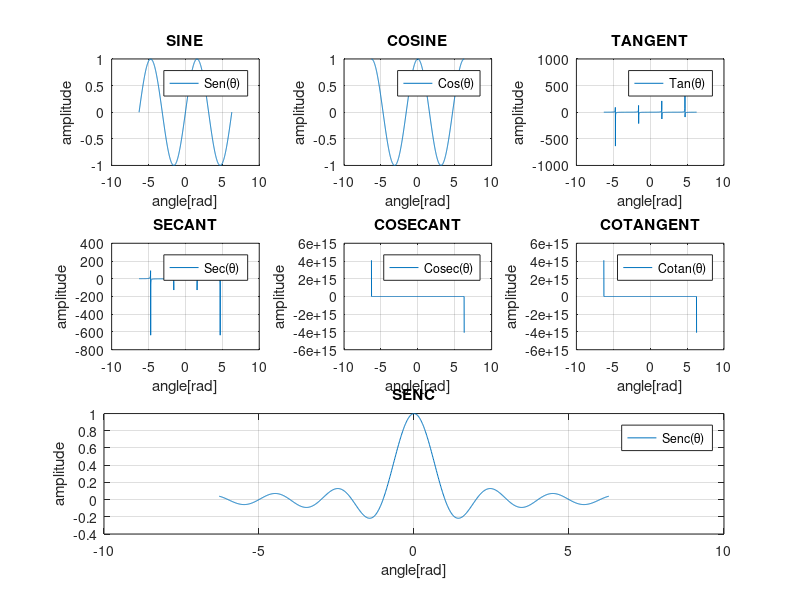

This chart was generated by the following MATLAB code:
% ==========================================================================
clear all; close all; clc;

% PLOTS
alpha1  = linspace(-pi, pi, 1000);
alpha1(1)
alpha1(end)
alpha1(1:10)

size(alpha1)
length(alpha1)

alpha1(1)-alpha1(2)

f1  = cos(alpha1);
f2  = sin(10*alpha1);

% "<linestyle><marker><color><;displayname;>"
plot( alpha1, f1, ';Cos(\alpha);',
      alpha1, f2, '-.r;Sin(\alpha);',
      alpha1, (f2.*f2), ';AM;', 'linewidth', 3)
title('TRIGONOMETRIC FUNCTIONS')
xlabel('angle[rad]'); ylabel('amplitude');
grid;

disp("======================================================================")
disp("SUCCESS");

% ==========================================================================
clear all; close all; clc;

% SUBPLOTS

xaxis = '\alpha [rad]';
yaxis = 'amplitude';
alpha = linspace(-pi,pi,1000);

f1  = 4*sin(30*alpha);
f2  = cos(3*alpha);
f3  = f1.*f2

subplot(2,2,1)
  plot( alpha, f1, ';4 Sen(30 \alpha);')
  xlabel('angle[rad]'); ylabel('amplitude');
  grid;
  title('CARRIER')

subplot(2,2,2)
  plot( alpha, f2, ';Cos(3 \alpha);')
  xlabel('angle[rad]'); ylabel('amplitude');
  grid;
  title('BASEBAND')

subplot(2,2,3:4)
  plot( alpha, f3, ';4 Cos(3 \alpha) Sen(30 \alpha);')
  xlabel('angle[rad]'); ylabel('amplitude');
  grid;
  title('AM')

disp("======================================================================")
disp("SUCCESS");

% ==========================================================================
clear all; close all; clc;

theta = linspace(-2*pi,2*pi,1000)
f1    = sin(theta)
f2    = cos(theta)
f3    = tan(theta)
f4    = sec(theta)
f5    = csc(theta)
f6    = cot(theta)
f7    = sinc(theta)

subplot(3,3,1)
  plot( theta, f1, ';Sen(\theta);')
  xlabel('angle[rad]'); ylabel('amplitude');
  grid;
  title('SINE')

subplot(3,3,2)
  plot( theta, f2, ';Cos(\theta);')
  xlabel('angle[rad]'); ylabel('amplitude');
  grid;
  title('COSINE')

subplot(3,3,3)
  plot( theta, f3, ';Tan(\theta);')
  xlabel('angle[rad]'); ylabel('amplitude');
  grid;
  title('TANGENT')

subplot(3,3,4)
  plot( theta, f4, ';Sec(\theta);')
  xlabel('angle[rad]'); ylabel('amplitude');
  grid;
  title('SECANT')

subplot(3,3,5)
  plot( theta, f5, ';Cosec(\theta);')
  xlabel('angle[rad]'); ylabel('amplitude');
  grid;
  title('COSECANT')

subplot(3,3,6)
  plot( theta, f6, ';Cotan(\theta);')
  xlabel('angle[rad]'); ylabel('amplitude');
  grid;
  title('COTANGENT')

subplot(3,3,7:9)
  plot( theta, f7, ';Senc(\theta);')
  xlabel('angle[rad]'); ylabel('amplitude');
  grid;
  title('SENC')

disp("======================================================================")
disp("SUCCESS");

return
